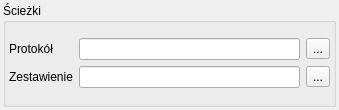
<?xml version="1.0" encoding="UTF-8"?>
<ui version="4.0">
 <class>PathsWidget</class>
 <widget class="QWidget" name="PathsWidget">
  <property name="geometry">
   <rect>
    <x>0</x>
    <y>0</y>
    <width>339</width>
    <height>110</height>
   </rect>
  </property>
  <property name="sizePolicy">
   <sizepolicy hsizetype="Maximum" vsizetype="Preferred">
    <horstretch>0</horstretch>
    <verstretch>0</verstretch>
   </sizepolicy>
  </property>
  <property name="windowTitle">
   <string>Form</string>
  </property>
  <layout class="QVBoxLayout" name="verticalLayout">
   <property name="leftMargin">
    <number>3</number>
   </property>
   <property name="topMargin">
    <number>3</number>
   </property>
   <property name="rightMargin">
    <number>3</number>
   </property>
   <property name="bottomMargin">
    <number>3</number>
   </property>
   <item>
    <widget class="QGroupBox" name="gbPaths">
     <property name="title">
      <string>Ścieżki</string>
     </property>
     <layout class="QVBoxLayout" name="verticalLayout_2">
      <property name="leftMargin">
       <number>3</number>
      </property>
      <property name="topMargin">
       <number>3</number>
      </property>
      <property name="rightMargin">
       <number>3</number>
      </property>
      <property name="bottomMargin">
       <number>3</number>
      </property>
      <item>
       <layout class="QGridLayout" name="gridLayout">
        <property name="spacing">
         <number>6</number>
        </property>
        <item row="0" column="5">
         <widget class="QToolButton" name="btnProtocol">
          <property name="text">
           <string>...</string>
          </property>
         </widget>
        </item>
        <item row="0" column="4">
         <widget class="QLineEdit" name="leProtocol">
          <property name="minimumSize">
           <size>
            <width>200</width>
            <height>0</height>
           </size>
          </property>
         </widget>
        </item>
        <item row="0" column="0">
         <widget class="QLabel" name="lblProtocol">
          <property name="text">
           <string>Protokół</string>
          </property>
         </widget>
        </item>
        <item row="2" column="0">
         <widget class="QLabel" name="lblCollation">
          <property name="text">
           <string>Zestawienie</string>
          </property>
         </widget>
        </item>
        <item row="2" column="4">
         <widget class="QLineEdit" name="leCollation">
          <property name="minimumSize">
           <size>
            <width>200</width>
            <height>0</height>
           </size>
          </property>
         </widget>
        </item>
        <item row="2" column="5">
         <widget class="QToolButton" name="btnCollation">
          <property name="text">
           <string>...</string>
          </property>
         </widget>
        </item>
       </layout>
      </item>
     </layout>
    </widget>
   </item>
  </layout>
 </widget>
 <resources/>
 <connections/>
</ui>
